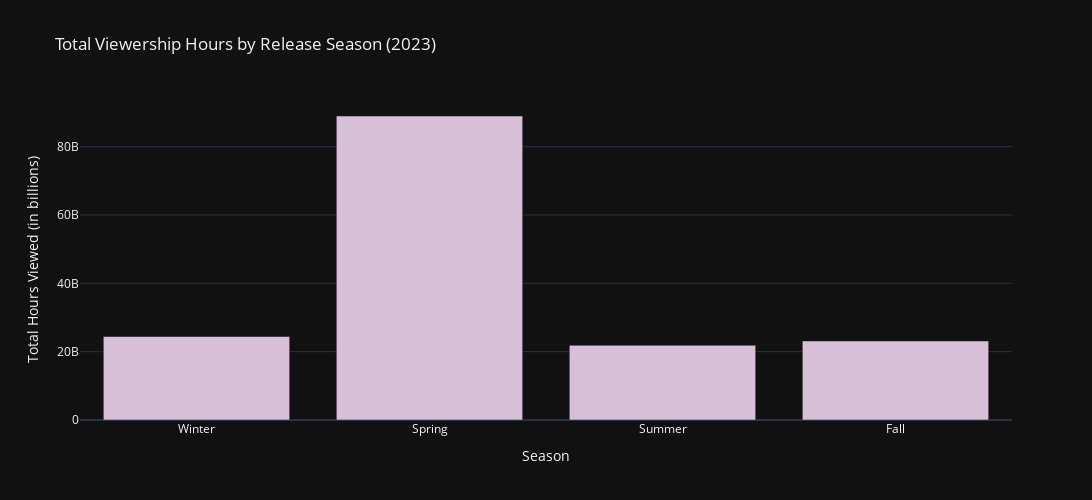

Write notebook code for a chart like this one.
### Markdown cell above
The graph compares viewership trends between movies and shows throughout 2023. It shows that shows consistently have higher viewership than movies, peaking in December. Movies have more fluctuating viewership, with notable increases in June and October. This indicates that Netflix’s audience engages more with shows across the year, while movie viewership experiences occasional spikes, possibly linked to specific releases or events.

Now, let’s explore the total viewership hours distributed across different release seasons:

### Code cell
# define seasons based on release months
def get_season(month):
    if month in [12, 1, 2]:
        return 'Winter'
    elif month in [3, 4, 5]:
        return 'Spring'
    elif month in [6, 7, 8]:
        return 'Summer'
    else:
        return 'Fall'

# apply the season categorization to the dataset
netflix_data['Release Season'] = netflix_data['Release Month'].apply(get_season)

# aggregate viewership hours by release season
seasonal_viewership = netflix_data.groupby('Release Season')['Hours Viewed'].sum()

# order the seasons as 'Winter', 'Spring', 'Summer', 'Fall'
seasons_order = ['Winter', 'Spring', 'Summer', 'Fall']
seasonal_viewership = seasonal_viewership.reindex(seasons_order)

fig = go.Figure(data=[
    go.Bar(
        x=seasonal_viewership.index,
        y=seasonal_viewership.values,
        marker_color='thistle'
    )
])

fig.update_layout(
    title='Total Viewership Hours by Release Season (2023)',
    xaxis_title='Season',
    yaxis_title='Total Hours Viewed (in billions)',
    xaxis_tickangle=0,
    height=500,
    width=1100,
    template='plotly_dark',
    xaxis=dict(
        categoryorder='array',
        categoryarray=seasons_order
    )
)

fig.write_html("C:/Users/vaibh/GRRAS/Projects/Data Analytics projects/Netflix Data Analysis/Plots/Viewership Hours by season 2023.html")
fig.show()

### Figure 1 — Plotly figure (JSON) as saved in the notebook; plotly's stock layout.template omitted (floating-point values rounded to 4 significant figures)
{"data": [{"marker": {"color": "thistle"}, "type": "bar", "x": ["Winter", "Spring", "Summer", "Fall"], "y": [24431100000, 88971300000, 21864600000, 23134900000]}], "layout": {"height": 500, "title": {"text": "Total Viewership Hours by Release Season (2023)"}, "width": 1100, "xaxis": {"autorange": true, "categoryarray": ["Winter", "Spring", "Summer", "Fall"], "categoryorder": "array", "range": [-0.5, 3.5], "tickangle": 0, "title": {"text": "Season"}, "type": "category"}, "yaxis": {"autorange": true, "range": [0, 93654000000], "title": {"text": "Total Hours Viewed (in billions)"}, "type": "linear"}}}
